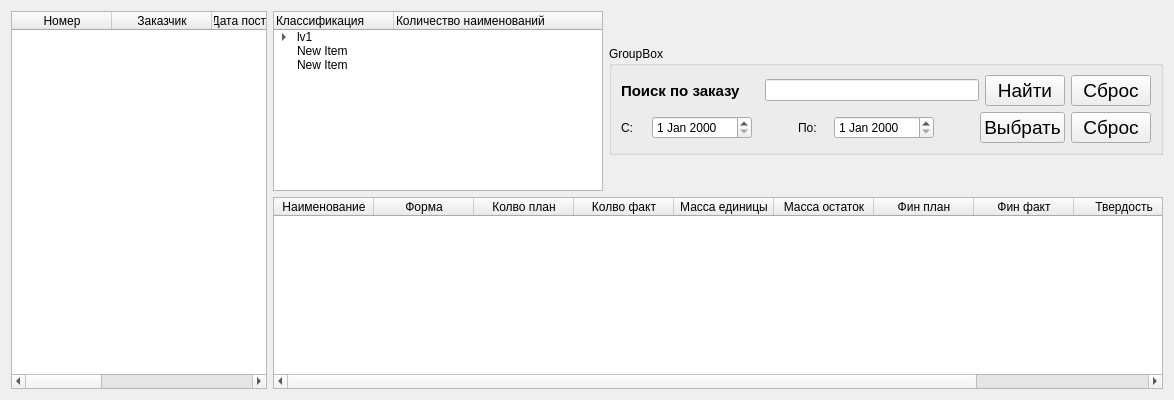
      <widget class="QWidget" name="tab_ord">
       <attribute name="title">
        <string>Заказы</string>
       </attribute>
       <layout class="QHBoxLayout" name="horizontalLayout">
        <item>
         <widget class="QTableWidget" name="table_ord">
          <column>
           <property name="text">
            <string>Номер</string>
           </property>
          </column>
          <column>
           <property name="text">
            <string>Заказчик</string>
           </property>
          </column>
          <column>
           <property name="text">
            <string>Дата поступления</string>
           </property>
          </column>
          <column>
           <property name="text">
            <string>Дата окончания</string>
           </property>
          </column>
          <column>
           <property name="text">
            <string>Сумма</string>
           </property>
          </column>
          <column>
           <property name="text">
            <string>Информация</string>
           </property>
          </column>
         </widget>
        </item>
        <item>
         <layout class="QVBoxLayout" name="layout_left_ord">
          <item>
           <layout class="QHBoxLayout" name="lay_menu_ord">
            <item>
             <widget class="QTreeWidget" name="tree_ord">
              <property name="sizePolicy">
               <sizepolicy hsizetype="Maximum" vsizetype="Maximum">
                <horstretch>0</horstretch>
                <verstretch>0</verstretch>
               </sizepolicy>
              </property>
              <property name="minimumSize">
               <size>
                <width>330</width>
                <height>180</height>
               </size>
              </property>
              <property name="font">
               <font>
                <weight>62</weight>
                <italic>false</italic>
                <bold>true</bold>
               </font>
              </property>
              <attribute name="headerDefaultSectionSize">
               <number>120</number>
              </attribute>
              <column>
               <property name="text">
                <string notr="true">Классификация</string>
               </property>
              </column>
              <column>
               <property name="text">
                <string>Количество наименований</string>
               </property>
              </column>
              <item>
               <property name="text">
                <string>lv1</string>
               </property>
               <item>
                <property name="text">
                 <string>lv2</string>
                </property>
               </item>
              </item>
              <item>
               <property name="text">
                <string>New Item</string>
               </property>
              </item>
              <item>
               <property name="text">
                <string>New Item</string>
               </property>
              </item>
             </widget>
            </item>
            <item>
             <widget class="QGroupBox" name="box_serch_ord">
              <property name="sizePolicy">
               <sizepolicy hsizetype="Preferred" vsizetype="Maximum">
                <horstretch>0</horstretch>
                <verstretch>0</verstretch>
               </sizepolicy>
              </property>
              <property name="title">
               <string>GroupBox</string>
              </property>
              <layout class="QVBoxLayout" name="verticalLayout_6">
               <item>
                <layout class="QHBoxLayout" name="lay_nomber_serch_ord">
                 <item>
                  <widget class="QLabel" name="label_nomber_serch_ord">
                   <property name="font">
                    <font>
                     <pointsize>11</pointsize>
                     <weight>75</weight>
                     <italic>false</italic>
                     <bold>true</bold>
                    </font>
                   </property>
                   <property name="text">
                    <string>Поиск по заказу</string>
                   </property>
                  </widget>
                 </item>
                 <item>
                  <spacer name="hspacer_nomber_serch_ord">
                   <property name="orientation">
                    <enum>Qt::Horizontal</enum>
                   </property>
                   <property name="sizeType">
                    <enum>QSizePolicy::Fixed</enum>
                   </property>
                   <property name="sizeHint" stdset="0">
                    <size>
                     <width>18</width>
                     <height>20</height>
                    </size>
                   </property>
                  </spacer>
                 </item>
                 <item>
                  <widget class="QLineEdit" name="lineedit_nomber_serch_ord"/>
                 </item>
                 <item>
                  <widget class="QPushButton" name="pushbutton_ok_nomber_serch_ord">
                   <property name="font">
                    <font>
                     <pointsize>14</pointsize>
                     <weight>50</weight>
                     <italic>false</italic>
                     <bold>false</bold>
                    </font>
                   </property>
                   <property name="text">
                    <string>Найти</string>
                   </property>
                  </widget>
                 </item>
                 <item>
                  <widget class="QPushButton" name="pushbutton_cancel_nomber_serch_ord">
                   <property name="font">
                    <font>
                     <pointsize>14</pointsize>
                     <weight>50</weight>
                     <italic>false</italic>
                     <bold>false</bold>
                    </font>
                   </property>
                   <property name="text">
                    <string>Сброс</string>
                   </property>
                  </widget>
                 </item>
                </layout>
               </item>
               <item>
                <layout class="QHBoxLayout" name="lay_date_serch_ord">
                 <item>
                  <widget class="QLabel" name="label1_data_serch_ord">
                   <property name="minimumSize">
                    <size>
                     <width>25</width>
                     <height>0</height>
                    </size>
                   </property>
                   <property name="maximumSize">
                    <size>
                     <width>9</width>
                     <height>16777215</height>
                    </size>
                   </property>
                   <property name="text">
                    <string>С:</string>
                   </property>
                  </widget>
                 </item>
                 <item>
                  <widget class="QDateEdit" name="dateedit_start_serch_ord">
                   <property name="minimumSize">
                    <size>
                     <width>100</width>
                     <height>0</height>
                    </size>
                   </property>
                  </widget>
                 </item>
                 <item>
                  <spacer name="hspacer2__data_serch_ord">
                   <property name="orientation">
                    <enum>Qt::Horizontal</enum>
                   </property>
                   <property name="sizeType">
                    <enum>QSizePolicy::Fixed</enum>
                   </property>
                   <property name="sizeHint" stdset="0">
                    <size>
                     <width>40</width>
                     <height>20</height>
                    </size>
                   </property>
                  </spacer>
                 </item>
                 <item>
                  <widget class="QLabel" name="label2_data_serch_ord">
                   <property name="minimumSize">
                    <size>
                     <width>30</width>
                     <height>0</height>
                    </size>
                   </property>
                   <property name="maximumSize">
                    <size>
                     <width>15</width>
                     <height>16777215</height>
                    </size>
                   </property>
                   <property name="text">
                    <string>По:</string>
                   </property>
                  </widget>
                 </item>
                 <item>
                  <widget class="QDateEdit" name="dateedit_finish_serch_ord">
                   <property name="sizePolicy">
                    <sizepolicy hsizetype="Minimum" vsizetype="Fixed">
                     <horstretch>0</horstretch>
                     <verstretch>0</verstretch>
                    </sizepolicy>
                   </property>
                   <property name="minimumSize">
                    <size>
                     <width>100</width>
                     <height>0</height>
                    </size>
                   </property>
                  </widget>
                 </item>
                 <item>
                  <spacer name="hspacer1_data_serch_ord">
                   <property name="orientation">
                    <enum>Qt::Horizontal</enum>
                   </property>
                   <property name="sizeType">
                    <enum>QSizePolicy::Fixed</enum>
                   </property>
                   <property name="sizeHint" stdset="0">
                    <size>
                     <width>40</width>
                     <height>20</height>
                    </size>
                   </property>
                  </spacer>
                 </item>
                 <item>
                  <widget class="QPushButton" name="pushbutton_ok_data_serch_ord">
                   <property name="font">
                    <font>
                     <pointsize>14</pointsize>
                     <weight>50</weight>
                     <italic>false</italic>
                     <bold>false</bold>
                    </font>
                   </property>
                   <property name="text">
                    <string>Выбрать</string>
                   </property>
                  </widget>
                 </item>
                 <item>
                  <widget class="QPushButton" name="pushbutton_cancel_data_serch_ord">
                   <property name="font">
                    <font>
                     <pointsize>14</pointsize>
                     <weight>50</weight>
                     <italic>false</italic>
                     <bold>false</bold>
                    </font>
                   </property>
                   <property name="text">
                    <string>Сброс</string>
                   </property>
                  </widget>
                 </item>
                </layout>
               </item>
              </layout>
             </widget>
            </item>
           </layout>
          </item>
          <item>
           <widget class="QTableWidget" name="table_value_menu_ord">
            <column>
             <property name="text">
              <string>Наименование</string>
             </property>
            </column>
            <column>
             <property name="text">
              <string>Форма</string>
             </property>
            </column>
            <column>
             <property name="text">
              <string>Колво план</string>
             </property>
            </column>
            <column>
             <property name="text">
              <string>Колво факт</string>
             </property>
            </column>
            <column>
             <property name="text">
              <string>Масса единицы</string>
             </property>
            </column>
            <column>
             <property name="text">
              <string>Масса остаток</string>
             </property>
            </column>
            <column>
             <property name="text">
              <string>Фин план</string>
             </property>
            </column>
            <column>
             <property name="text">
              <string>Фин факт</string>
             </property>
            </column>
            <column>
             <property name="text">
              <string>Твердость</string>
             </property>
            </column>
            <column>
             <property name="text">
              <string>Описание</string>
             </property>
            </column>
           </widget>
          </item>
         </layout>
        </item>
       </layout>
      </widget>
